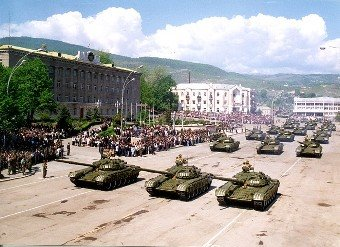
%> input picture 1 Input.jpg, 340 x 247 px
$ octave main.m   (GNU Octave 9; MATLAB toolbox functions it lacks are replaced by stand-ins)
%> lines starting %> are read from the running program, lines starting %| are printed output that depends on the picture; in (x1, y1, x2, y2) boxes, pixels count from 0 and x2, y2 are one past the last pixel; in counts of white or black regions, pixels touching at a corner belong together; the program's own positions count from 1
### statremovenan.m
function [badin,wasnan,varargout]=statremovenan(varargin)

[badin,wasnan,varargout{1:nargout-2}] = internal.stats.removenan(varargin{:});

### main.m
clc;
clear all;
close all;

[filename pathname]=uigetfile('*.jpg;*.bmp','Select ref Image');
%> the answer given: 1 Input.jpg
Background=imread(filename);
%> Background is the input picture: size 247x340x3 uint8; mean R, G, B 164, 160.9, 158.9
Background=imresize(Background,[187 340]);
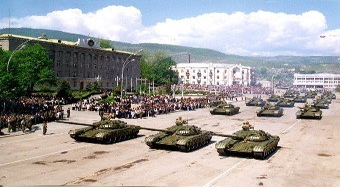
%> Background: size 187x340x3 uint8; mean R, G, B 164, 160.9, 158.9

[filename1 pathname]=uigetfile('*.jpg;*.bmp','Select Image');
%> the answer given: 2 Modify.jpg
CurrentFrame=imread(filename1);
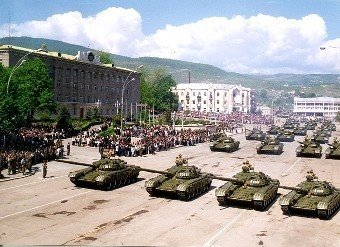
%> input picture 2 Modify.jpg, 340 x 247 px
%> CurrentFrame is the input picture: size 247x340x3 uint8; mean R, G, B 160.3, 157.7, 155.6
CurrentFrame=imresize(CurrentFrame,[187 340]);
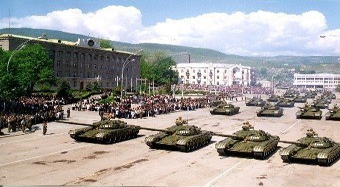
%> CurrentFrame: size 187x340x3 uint8; mean R, G, B 160.3, 157.7, 155.6
figure;
subplot(1,2,1);imshow(Background);title('ref');
subplot(1,2,2);imshow(CurrentFrame);title('Current Frame');

[Background_hsv]=round(rgb2hsv(Background));
%> Background_hsv: size 187x340x3 double; mean H, S, V 0.396, 0.0756, 0.727
[CurrentFrame_hsv]=round(rgb2hsv(CurrentFrame));
%> CurrentFrame_hsv: size 187x340x3 double; mean H, S, V 0.39, 0.0755, 0.708
Out = bitxor(Background_hsv,CurrentFrame_hsv);
%> Out: size 187x340x3 double; mean H, S, V 0.0326, 0.0182, 0.0208
data=CurrentFrame;
Out=rgb2gray(Out);
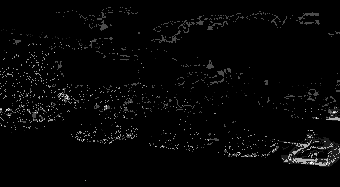
%> Out: size 187x340 double; min 0, max 1, mean 0.0228
grayimage=rgb2gray(data);
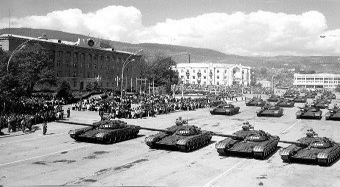
%> grayimage: size 187x340 uint8; min 0, max 255, mean 158.2
figure;
imshow(grayimage);

[rows columns]=size(Out);
%> rows = 187; columns = 340

for i=1:rows
for j=1:columns

if Out(i,j) >0

BinaryImage(i,j)=1;

else

BinaryImage(i,j)=0;

end

end
end
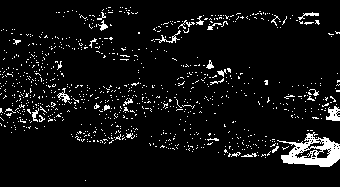
%> BinaryImage: size 187x340 double; values 0 (black) and 1 (white), 6.3% white in thin lines or dots
FilteredImage=medfilt2(BinaryImage,[5 5]);
%> FilteredImage: size 187x340 double; values 0 (black) and 1 (white), 2.5% white; 33 white regions (25 under 20 px), largest, box (x1, y1, x2, y2) and area: (281, 134, 340, 167) 1045, (327, 107, 340, 121) 130, (59, 93, 70, 101) 47
figure;
imshow(FilteredImage);
title('filtered out')

[L num]=bwlabel(FilteredImage);
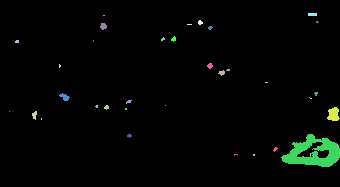
%> L: size 187x340 double; 34 distinct labels, from 0 to 33; one colour per label, 0 black
%> num = 33

 K    = 8;
            bw   = 0.2;
        SI   = 5;
        SX   = 6;
        r    = 1.5;
        seg_Norm_cut = 0.21;
        I=Background;
        seg_Area = 80;
     cform = makecform('srgb2lab');
lab_he = applycform(CurrentFrame,cform);
%> lab_he: size 187x340x3 uint8; mean of channels 1, 2, 3 163, 129.1, 129.8
ab = double(lab_he(:,:,2:3));
nrows = size(ab,1);
%> nrows = 187
ncols = size(ab,2);
%> ncols = 340
%> the run ends on the next line
ab = reshape(ab,nrows*ncols,2);
nColors = 3;
[cluster_idx, cluster_center] = hirear_clus(ab,nColors,'distance','sqEuclidean', ...
